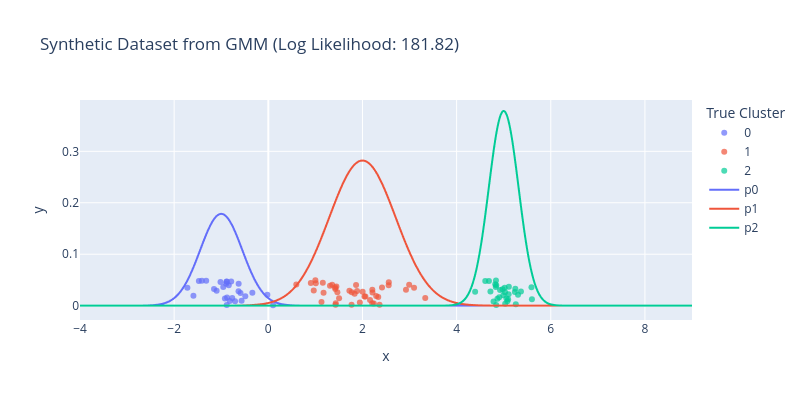

The notebook cell this image was saved under:
### Code cell
# Sort for better visualization
ind = z.argsort()
z = z[ind]
x = x[ind]

fig = px.scatter(x=x, y=np.random.rand(N)/20,
                 title=f'Synthetic Dataset from GMM (Log Likelihood: {log_likelihood:.2f})',
                 opacity = 0.7,
                 color=z.astype(str), labels={'color': 'True Cluster'}, height=400)
u = np.linspace(-4, 9, 1000)
df = pd.DataFrame({'x': u})
for k in range(len(mu)):
    df[f'p{k}'] = pi[k] * norm.pdf(u, loc=mu[k], scale=np.sqrt(Sigma[k]))
fig.add_traces(px.line(df, x='x', y=df.columns[1:], labels={'y': 'Density'}).data)
fig.update_layout(width=800, height=400)

fig

### Figure 1 — Plotly figure (JSON) as saved in the notebook; plotly's stock layout.template omitted (floating-point values rounded to 4 significant figures; data arrays with more than 128 entries replaced by an {"elided": "..."} marker saying what was removed)
{"data": [{"hovertemplate": "True Cluster=0<br>x=%{x}<br>y=%{y}<extra></extra>", "legendgroup": "0", "marker": {"color": "#636efa", "opacity": 0.7, "symbol": "circle"}, "mode": "markers", "name": "0", "orientation": "v", "showlegend": true, "type": "scatter", "x": [-0.8403, -0.3391, -1.098, -0.5906, -0.5668, -0.9566, -0.9219, -0.8833, -1.153, -0.8193, -0.7882, -1.475, -1.016, -0.4889, 0.1016, -0.8848, -0.0204, -1.411, -1.319, -0.8961, -0.7666, -1.591, -0.6301, -0.8763, -0.7064, -0.6324, -0.8838, -1.719], "xaxis": "x", "y": [0.03974, 0.02513, 0.02885, 0.02463, 0.009762, 0.03612, 0.01404, 0.001216, 0.03227, 0.008856, 0.04702, 0.0477, 0.04574, 0.01851, 0.0007728, 0.04642, 0.02141, 0.04833, 0.04818, 0.04265, 0.01472, 0.01925, 0.04256, 0.01585, 0.008475, 0.02784, 0.04681, 0.0348], "yaxis": "y"}, {"hovertemplate": "True Cluster=1<br>x=%{x}<br>y=%{y}<extra></extra>", "legendgroup": "1", "marker": {"color": "#EF553B", "opacity": 0.7, "symbol": "circle"}, "mode": "markers", "name": "1", "orientation": "v", "showlegend": true, "type": "scatter", "x": [1.886, 1.433, 2.209, 0.9992, 1.13, 1.772, 0.9035, 1.446, 3.096, 2.415, 2.043, 3.334, 2.992, 1.357, 1.009, 2.559, 2.213, 1.174, 1.864, 1.423, 1.42, 2.557, 1.158, 2.335, 2.292, 2.207, 1.723, 1.768, 1.834, 2.004, 1.504, 0.9651, 2.363, 1.428, 0.5946, 2.062, 1.945, 1.467, 1.311, 2.161, 2.924, 2.241], "xaxis": "x", "y": [0.0285, 0.004859, 0.03075, 0.0495, 0.007004, 0.02592, 0.04387, 0.03704, 0.03485, 0.03512, 0.01797, 0.01468, 0.04047, 0.04051, 0.04335, 0.04566, 0.02557, 0.02508, 0.03991, 0.0325, 0.0351, 0.03979, 0.0445, 0.0169, 0.01878, 0.004699, 0.02891, 0.001797, 0.02328, 0.02713, 0.01433, 0.02954, 0.001525, 0.001867, 0.04113, 0.01801, 0.006353, 0.02611, 0.0385, 0.01079, 0.03114, 0.004267], "yaxis": "y"}, {"hovertemplate": "True Cluster=2<br>x=%{x}<br>y=%{y}<extra></extra>", "legendgroup": "2", "marker": {"color": "#00cc96", "opacity": 0.7, "symbol": "circle"}, "mode": "markers", "name": "2", "orientation": "v", "showlegend": true, "type": "scatter", "x": [5.257, 5.238, 4.393, 4.976, 4.832, 4.836, 5.029, 4.905, 4.841, 4.867, 5.104, 5.032, 4.841, 4.687, 4.821, 5.022, 4.992, 5.079, 4.785, 5.094, 5.366, 5.59, 5.247, 5.058, 4.609, 5.11, 4.719, 4.922, 5.305, 5.6], "xaxis": "x", "y": [0.002584, 0.02657, 0.02703, 0.03187, 0.0363, 0.04879, 0.02582, 0.01615, 0.03976, 0.01354, 0.02195, 0.003923, 0.001268, 0.04813, 0.0418, 0.0348, 0.02045, 0.008665, 0.007822, 0.01251, 0.02746, 0.03573, 0.03301, 0.014, 0.04774, 0.03689, 0.02772, 0.03059, 0.02098, 0.01239], "yaxis": "y"}, {"hovertemplate": "variable=p0<br>x=%{x}<br>value=%{y}<extra></extra>", "legendgroup": "p0", "line": {"color": "#636efa", "dash": "solid"}, "marker": {"symbol": "circle"}, "mode": "lines", "name": "p0", "showlegend": true, "type": "scattergl", "x": {"elided": "1000 float values"}, "xaxis": "x", "y": {"elided": "1000 float values"}, "yaxis": "y"}, {"hovertemplate": "variable=p1<br>x=%{x}<br>value=%{y}<extra></extra>", "legendgroup": "p1", "line": {"color": "#EF553B", "dash": "solid"}, "marker": {"symbol": "circle"}, "mode": "lines", "name": "p1", "showlegend": true, "type": "scattergl", "x": {"elided": "1000 float values"}, "xaxis": "x", "y": {"elided": "1000 float values"}, "yaxis": "y"}, {"hovertemplate": "variable=p2<br>x=%{x}<br>value=%{y}<extra></extra>", "legendgroup": "p2", "line": {"color": "#00cc96", "dash": "solid"}, "marker": {"symbol": "circle"}, "mode": "lines", "name": "p2", "showlegend": true, "type": "scattergl", "x": {"elided": "1000 float values"}, "xaxis": "x", "y": {"elided": "1000 float values"}, "yaxis": "y"}], "layout": {"height": 400, "legend": {"title": {"text": "True Cluster"}, "tracegroupgap": 0}, "title": {"text": "Synthetic Dataset from GMM (Log Likelihood: 181.82)"}, "width": 800, "xaxis": {"anchor": "y", "domain": [0, 1], "title": {"text": "x"}}, "yaxis": {"anchor": "x", "domain": [0, 1], "title": {"text": "y"}}}}
